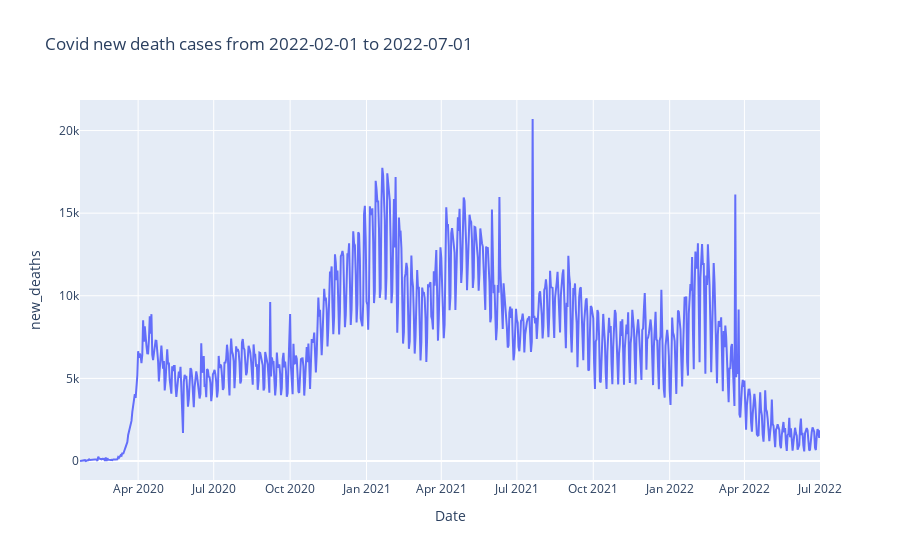

This figure's notebook cell:
### Code cell
import requests
import pandas as pd

# Set the API endpoint URL
url = 'https://disease.sh/v3/covid-19/historical/all?lastdays=10000'

# Send a GET request to the API endpoint
response = requests.get(url)

response.json()


# Parse the JSON response into a pandas DataFrame
covid_data = pd.DataFrame.from_dict(response.json()['deaths'], orient='index')


# Convert the date strings to datetime objects
covid_data.index = pd.to_datetime(covid_data.index)


# Filter the data to include only the dates from 2019 to 2022
covid_data = covid_data.loc[start_date:end_date]


# # Calculate the daily new cases by taking the difference between adjacent rows
covid_data['new_deaths'] = covid_data.diff().fillna(0)
covid_data

# Print the resulting DataFrame
covid_data.index.name = "Date"
covid_data = covid_data.reset_index()
px.line(data, y='new_deaths', x="Date", title=f'Covid new death cases from {start_date} to {end_date}')

### Figure 1 — Plotly figure (JSON) as saved in the notebook; plotly's stock layout.template omitted (floating-point values rounded to 4 significant figures; data arrays with more than 128 entries replaced by an {"elided": "..."} marker saying what was removed)
{"data": [{"hovertemplate": "Date=%{x}<br>new_deaths=%{y}<extra></extra>", "legendgroup": "", "line": {"color": "#636efa", "dash": "solid"}, "marker": {"symbol": "circle"}, "mode": "lines", "name": "", "orientation": "v", "showlegend": false, "type": "scatter", "x": {"elided": "892 str values"}, "xaxis": "x", "y": {"elided": "892 int values"}, "yaxis": "y"}], "layout": {"legend": {"tracegroupgap": 0}, "title": {"text": "Covid new death cases from 2022-02-01 to 2022-07-01"}, "xaxis": {"anchor": "y", "domain": [0, 1], "title": {"text": "Date"}}, "yaxis": {"anchor": "x", "domain": [0, 1], "title": {"text": "new_deaths"}}}}
